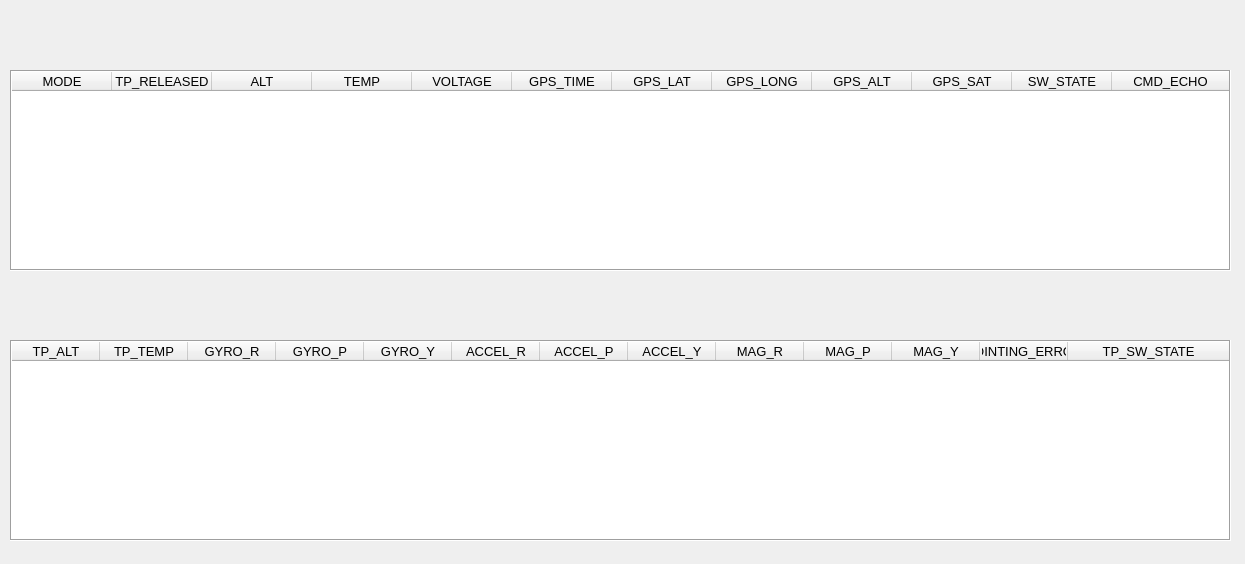
<?xml version="1.0" encoding="UTF-8"?>
<ui version="4.0">
 <class>Form</class>
 <widget class="QWidget" name="Form">
  <property name="geometry">
   <rect>
    <x>0</x>
    <y>0</y>
    <width>1245</width>
    <height>564</height>
   </rect>
  </property>
  <property name="windowTitle">
   <string>Form</string>
  </property>
  <widget class="QTableWidget" name="tableWidget">
   <property name="geometry">
    <rect>
     <x>10</x>
     <y>70</y>
     <width>1221</width>
     <height>201</height>
    </rect>
   </property>
   <property name="sizePolicy">
    <sizepolicy hsizetype="Expanding" vsizetype="Expanding">
     <horstretch>0</horstretch>
     <verstretch>0</verstretch>
    </sizepolicy>
   </property>
   <property name="font">
    <font>
     <pointsize>10</pointsize>
    </font>
   </property>
   <property name="mouseTracking">
    <bool>false</bool>
   </property>
   <property name="frameShape">
    <enum>QFrame::Box</enum>
   </property>
   <property name="frameShadow">
    <enum>QFrame::Sunken</enum>
   </property>
   <property name="lineWidth">
    <number>1</number>
   </property>
   <property name="sizeAdjustPolicy">
    <enum>QAbstractScrollArea::AdjustToContents</enum>
   </property>
   <property name="dragEnabled">
    <bool>false</bool>
   </property>
   <property name="alternatingRowColors">
    <bool>true</bool>
   </property>
   <property name="verticalScrollMode">
    <enum>QAbstractItemView::ScrollPerItem</enum>
   </property>
   <property name="showGrid">
    <bool>true</bool>
   </property>
   <property name="gridStyle">
    <enum>Qt::SolidLine</enum>
   </property>
   <property name="cornerButtonEnabled">
    <bool>true</bool>
   </property>
   <property name="rowCount">
    <number>0</number>
   </property>
   <attribute name="horizontalHeaderVisible">
    <bool>true</bool>
   </attribute>
   <attribute name="horizontalHeaderCascadingSectionResizes">
    <bool>true</bool>
   </attribute>
   <attribute name="horizontalHeaderMinimumSectionSize">
    <number>19</number>
   </attribute>
   <attribute name="horizontalHeaderDefaultSectionSize">
    <number>100</number>
   </attribute>
   <attribute name="horizontalHeaderHighlightSections">
    <bool>true</bool>
   </attribute>
   <attribute name="horizontalHeaderShowSortIndicator" stdset="0">
    <bool>false</bool>
   </attribute>
   <attribute name="horizontalHeaderStretchLastSection">
    <bool>true</bool>
   </attribute>
   <attribute name="verticalHeaderVisible">
    <bool>false</bool>
   </attribute>
   <attribute name="verticalHeaderDefaultSectionSize">
    <number>29</number>
   </attribute>
   <attribute name="verticalHeaderHighlightSections">
    <bool>true</bool>
   </attribute>
   <attribute name="verticalHeaderShowSortIndicator" stdset="0">
    <bool>false</bool>
   </attribute>
   <attribute name="verticalHeaderStretchLastSection">
    <bool>false</bool>
   </attribute>
   <column>
    <property name="text">
     <string>MODE</string>
    </property>
    <property name="foreground">
     <brush brushstyle="SolidPattern">
      <color alpha="255">
       <red>0</red>
       <green>0</green>
       <blue>0</blue>
      </color>
     </brush>
    </property>
   </column>
   <column>
    <property name="text">
     <string>TP_RELEASED</string>
    </property>
   </column>
   <column>
    <property name="text">
     <string>ALT</string>
    </property>
   </column>
   <column>
    <property name="text">
     <string>TEMP</string>
    </property>
   </column>
   <column>
    <property name="text">
     <string>VOLTAGE</string>
    </property>
   </column>
   <column>
    <property name="text">
     <string>GPS_TIME</string>
    </property>
   </column>
   <column>
    <property name="text">
     <string>GPS_LAT</string>
    </property>
   </column>
   <column>
    <property name="text">
     <string>GPS_LONG</string>
    </property>
   </column>
   <column>
    <property name="text">
     <string>GPS_ALT</string>
    </property>
   </column>
   <column>
    <property name="text">
     <string>GPS_SAT</string>
    </property>
   </column>
   <column>
    <property name="text">
     <string>SW_STATE</string>
    </property>
   </column>
   <column>
    <property name="text">
     <string>CMD_ECHO</string>
    </property>
   </column>
  </widget>
  <widget class="QTableWidget" name="tableWidget_2">
   <property name="geometry">
    <rect>
     <x>10</x>
     <y>340</y>
     <width>1221</width>
     <height>201</height>
    </rect>
   </property>
   <property name="font">
    <font>
     <pointsize>10</pointsize>
    </font>
   </property>
   <property name="frameShape">
    <enum>QFrame::Box</enum>
   </property>
   <property name="sizeAdjustPolicy">
    <enum>QAbstractScrollArea::AdjustToContents</enum>
   </property>
   <attribute name="horizontalHeaderDefaultSectionSize">
    <number>88</number>
   </attribute>
   <attribute name="horizontalHeaderStretchLastSection">
    <bool>true</bool>
   </attribute>
   <column>
    <property name="text">
     <string>TP_ALT</string>
    </property>
   </column>
   <column>
    <property name="text">
     <string>TP_TEMP</string>
    </property>
   </column>
   <column>
    <property name="text">
     <string>GYRO_R</string>
    </property>
   </column>
   <column>
    <property name="text">
     <string>GYRO_P</string>
    </property>
   </column>
   <column>
    <property name="text">
     <string>GYRO_Y</string>
    </property>
   </column>
   <column>
    <property name="text">
     <string>ACCEL_R</string>
    </property>
   </column>
   <column>
    <property name="text">
     <string>ACCEL_P</string>
    </property>
   </column>
   <column>
    <property name="text">
     <string>ACCEL_Y</string>
    </property>
   </column>
   <column>
    <property name="text">
     <string>MAG_R</string>
    </property>
   </column>
   <column>
    <property name="text">
     <string>MAG_P</string>
    </property>
   </column>
   <column>
    <property name="text">
     <string>MAG_Y</string>
    </property>
   </column>
   <column>
    <property name="text">
     <string>POINTING_ERROR</string>
    </property>
   </column>
   <column>
    <property name="text">
     <string>TP_SW_STATE</string>
    </property>
   </column>
  </widget>
 </widget>
 <resources/>
 <connections/>
</ui>
